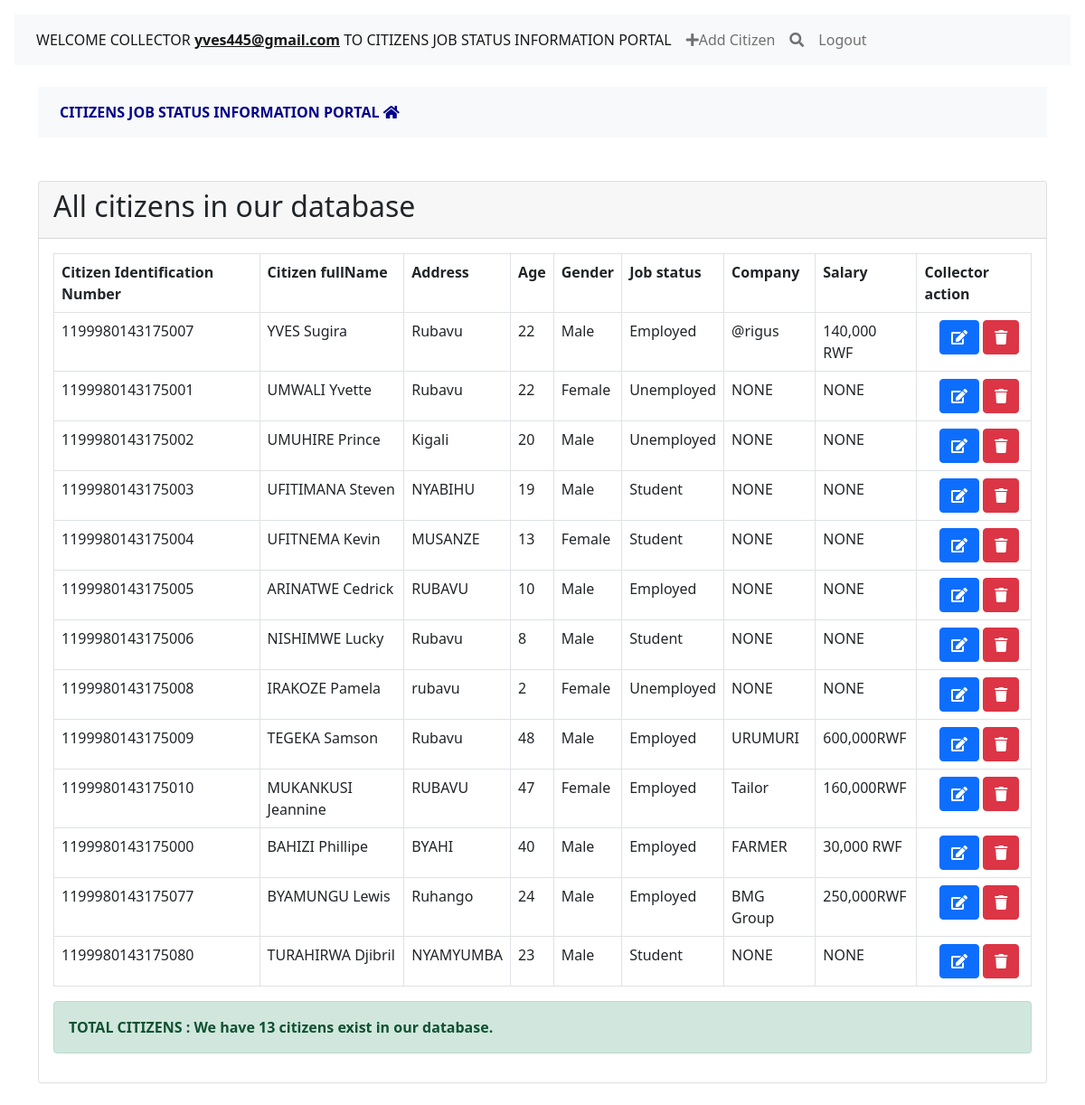
The page /collectorIndex.php (signed in) on the database its author committed.
### tables this page shows
CREATE TABLE `citizen` (
  `id` int(11) NOT NULL,
  `cid` varchar(25) NOT NULL,
  `fullname` varchar(50) NOT NULL,
  `address` varchar(50) NOT NULL,
  `age` varchar(3) NOT NULL,
  `sex` varchar(11) NOT NULL,
  `status` varchar(50) NOT NULL,
  `company` varchar(50) NOT NULL,
  `salary` varchar(50) NOT NULL
);

### collectorIndex.php (the view, shortened to what this page needs)
<?php
require 'includeFiles/header.php';
?>
<!DOCTYPE html>
<html>
<head>
    <link rel="stylesheet" type="text/css" href="css/bootstrap.css">
    <link rel="stylesheet" type="text/css" href="css/bootstrap.min.css">
    <link rel="stylesheet" type="text/css" href="js/bootstrap.min.js">
        <link rel="stylesheet" type="text/css" href="icons/all.min.css">
    </head>
    <body>
<?php
require 'includeFiles/config.php';
$sql = 'SELECT * FROM citizen';
$statement = $connection->prepare($sql);
$statement->execute();
$people = $statement->fetchAll(PDO::FETCH_OBJ);
 ?>
<div class="container"><br>
    <nav class="navbar navbar-expand-lg navbar-light bg-light">
    <div class="collapse navbar-collapse" id="navbarSupportedContent">
        <ul class="navbar-nav me-auto">
            <li class="nav-item">
                <a class="nav-link" href="collectorIndex.php" style="font-weight:bold;padding:8px;"><b style="color:darkblue">CITIZENS JOB STATUS INFORMATION PORTAL <i class="fas fa-home"></i></b></a>
            </li>
        </ul>
    </div>
</nav>
  <div class="card mt-5">
    <div class="card-header">
      <h2>All citizens in our database</h2>
    </div>
    <div class="card-body">
      <table class="table table-bordered">
        <tr>
        <th>Citizen Identification Number</th>
        <th>Citizen fullName</th>
        <th>Address</th>
        <th>Age</th>
        <th>Gender</th>
        <th>Job status</th>
        <th>Company</th>
        <th>Salary</th>
        <th>Collector action</th>
        </tr>
        <?php foreach($people as $person): ?>
          <tr>
            <td><?= $person->cid; ?></td>
            <td><?= $person->fullname; ?></td>
            <td><?= $person->address; ?></td>
            <td><?= $person->age; ?></td>
            <td><?= $person->sex; ?></td>
            <td><?= $person->status; ?></td>
            <td><?= $person->company; ?></td>
            <td><?= $person->salary; ?></td>
            <td>&nbsp;&nbsp;&nbsp;
              <a onclick="return confirm('Are you sure you want to update this record ?')" href="edit.php?id=<?= $person->id ?>" class='btn btn-primary'><i class="fas fa-edit"></i></a>
                <a onclick="return confirm('Are you sure you want to delete this CItizen record?')" href="delete.php?id=<?= $person->id ?>" class='btn btn-danger'><i class="fa fa-trash" aria-hidden="true"></i></a>
            </td>
          </tr>
        <?php endforeach; ?>
      </table>
        <?php
        $caountSl="SELECT COUNT(*) AS num FROM citizen";
        $stmt=$connection->prepare($caountSl);
        $stmt->execute();
        $rows=$stmt->fetch(PDO::FETCH_ASSOC);
        $message='<b>'.'TOTAL CITIZENS : We have ' .$rows['num']. " citizens exist in our database.".'</b>';
        echo "<div class='alert alert-success'>" .$message. "</div>";
?>
    </div>
  </div>
</div>
    </body>
</html>

### rows shown on the page
citizen: cid "1199980143175007", fullname "YVES Sugira", address "Rubavu", age "22", sex "Male", status "Employed", company "@rigus", salary "140,000 RWF"
citizen: cid "1199980143175001", fullname "UMWALI Yvette", address "Rubavu", age "22", sex "Female", status "Unemployed", company "NONE", salary "NONE"
citizen: cid "1199980143175002", fullname "UMUHIRE Prince", address "Kigali", age "20", sex "Male", status "Unemployed", company "NONE", salary "NONE"
citizen: cid "1199980143175003", fullname "UFITIMANA Steven", address "NYABIHU", age "19", sex "Male", status "Student", company "NONE", salary "NONE"
citizen: cid "1199980143175004", fullname "UFITNEMA Kevin", address "MUSANZE", age "13", sex "Female", status "Student", company "NONE", salary "NONE"
citizen: cid "1199980143175005", fullname "ARINATWE Cedrick", address "RUBAVU", age "10", sex "Male", status "Employed", company "NONE", salary "NONE"
citizen: cid "1199980143175006", fullname "NISHIMWE Lucky", address "Rubavu", age "8", sex "Male", status "Student", company "NONE", salary "NONE"
citizen: cid "1199980143175008", fullname "IRAKOZE Pamela", address "rubavu", age "2", sex "Female", status "Unemployed", company "NONE", salary "NONE"
citizen: cid "1199980143175009", fullname "TEGEKA Samson", address "Rubavu", age "48", sex "Male", status "Employed", company "URUMURI", salary "600,000RWF"
citizen: cid "1199980143175010", fullname "MUKANKUSI Jeannine", address "RUBAVU", age "47", sex "Female", status "Employed", company "Tailor", salary "160,000RWF"
citizen: cid "1199980143175000", fullname "BAHIZI Phillipe", address "BYAHI", age "40", sex "Male", status "Employed", company "FARMER", salary "30,000 RWF"
citizen: cid "1199980143175077", fullname "BYAMUNGU Lewis", address "Ruhango", age "24", sex "Male", status "Employed", company "BMG Group", salary "250,000RWF"
citizen: cid "1199980143175080", fullname "TURAHIRWA Djibril", address "NYAMYUMBA", age "23", sex "Male", status "Student", company "NONE", salary "NONE"

### other values the page prints
$_SESSION["email"] "yves445@gmail.com"
$rows['num'] "13"
